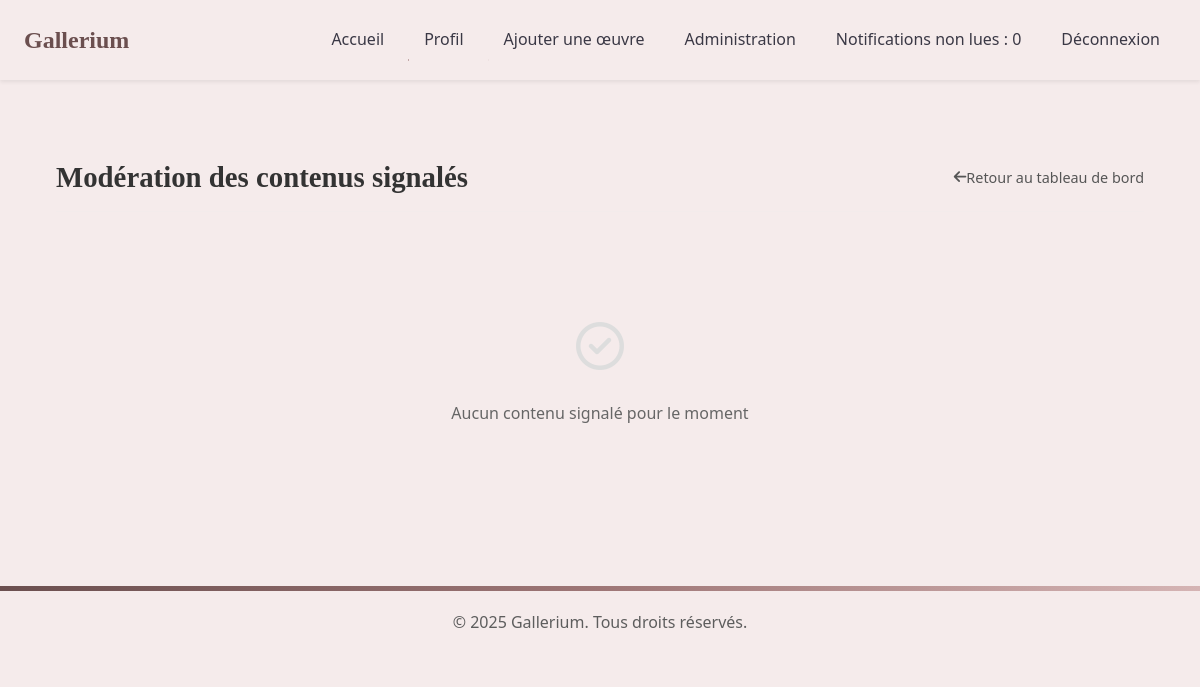
Before: /admin/moderation (signed in) with the older database file.
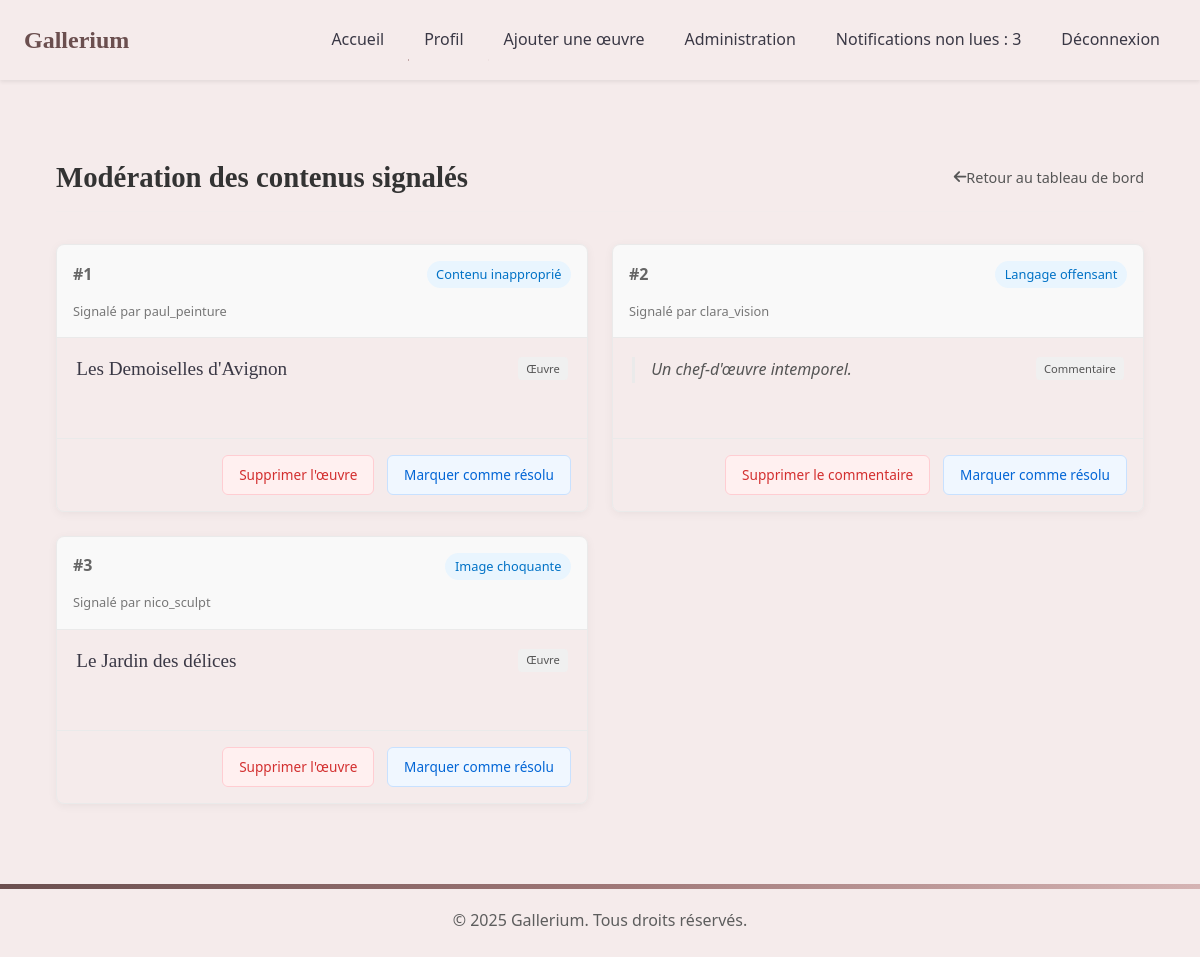
After: the same page with the newer database file.
### app/models.py (models this page shows)
class Report(db.Model):
    id = db.Column(db.Integer, primary_key=True)
    reason = db.Column(db.Text, nullable=False)
    artwork_id = db.Column(db.Integer, db.ForeignKey('artwork.id'), nullable=True)
    comment_id = db.Column(db.Integer, db.ForeignKey('comment.id'), nullable=True)
    user_id = db.Column(db.Integer, db.ForeignKey('user.id'), nullable=False)
    created_at = db.Column(db.DateTime, default=db.func.current_timestamp())
    resolved = db.Column(db.Boolean, default=False)
    user = db.relationship('User', backref=db.backref('reports', lazy=True))
    artwork = db.relationship('Artwork', backref=db.backref('reports', lazy=True))
    comment = db.relationship('Comment', backref=db.backref('reports', lazy=True))

class User(UserMixin, db.Model):
    id = db.Column(db.Integer, primary_key=True)
    username = db.Column(db.String(64), unique=True, nullable=False)
    email = db.Column(db.String(120), unique=True, nullable=False)
    password_hash = db.Column(db.String(128), nullable=False)
    bio = db.Column(db.Text)
    avatar = db.Column(db.String(128))
    is_admin = db.Column(db.Boolean, default=False)

class Artwork(db.Model):
    id = db.Column(db.Integer, primary_key=True)
    title = db.Column(db.String(128), nullable=False)
    description = db.Column(db.Text, nullable=False)
    image_path = db.Column(db.String(128), nullable=False)
    emotion_target = db.Column(db.String(64), nullable=False)
    emotion_detected = db.Column(db.String(64))  # Champ pour l'émotion détectée
    user_id = db.Column(db.Integer, db.ForeignKey('user.id'), nullable=False)
    created_at = db.Column(db.DateTime, default=datetime.utcnow, nullable=False)
    user = db.relationship('User', backref=db.backref('artworks', lazy=True))
    comments = db.relationship('Comment', backref='artwork', lazy=True)  # Nouvelle relation

class Comment(db.Model):
    id = db.Column(db.Integer, primary_key=True)
    content = db.Column(db.Text, nullable=False)
    artwork_id = db.Column(db.Integer, db.ForeignKey('artwork.id'), nullable=False)
    user_id = db.Column(db.Integer, db.ForeignKey('user.id'), nullable=False)
    user = db.relationship('User', backref=db.backref('comments', lazy=True))

### app/routes/admin.py (the view)
@bp.route('/moderation')
@login_required
@admin_required
def moderation():
    form = EmptyForm()
    reports = Report.query.filter_by(resolved=False).all()
    return render_template('admin/moderation.html', reports=reports, form=form)

### app/templates/admin/moderation.html (shortened to what this page needs)
{% extends "base.html" %}
{% block content %}
<div class="moderation-container">
    <header class="moderation-header">
        <div class="header-content">
            <h1>Modération des contenus signalés</h1>
            <a href="{{ url_for('admin.dashboard') }}" class="back-link">
                <i class="fas fa-arrow-left"></i> Retour au tableau de bord
            </a>
        </div>
        <hr>
    </header>
    <div class="reports-section">
        {% if reports %}
            <div class="reports-grid">
                {% for report in reports %}
                    <article class="report-card">
                        <div class="report-card-header">
                            <span class="report-number">#{{ loop.index }}</span>
                            <span class="report-reason">{{ report.reason }}</span>
                            <span class="report-author">Signalé par {{ report.user.username }}</span>
                        </div>
                        <div class="report-card-body">
                            {% if report.artwork %}
                                <div class="reported-content">
                                    <h3 class="content-title">{{ report.artwork.title }}</h3>
                                    <span class="content-badge">Œuvre</span>
                                </div>
                            {% elif report.comment %}
                                <div class="reported-content">
                                    <blockquote class="comment-content">{{ report.comment.content }}</blockquote>
                                    <span class="content-badge">Commentaire</span>
                                </div>
                            {% endif %}
                        </div>
                        <div class="report-card-actions">
                            {% if report.artwork %}
                                <form method="POST" action="{{ url_for('admin.delete_artwork', artwork_id=report.artwork.id) }}" class="action-form">
                                    <button type="submit" class="btn-delete">Supprimer l'œuvre</button>
                                </form>
                            {% elif report.comment %}
                                <form method="POST" action="{{ url_for('admin.delete_comment', comment_id=report.comment.id) }}" class="action-form">
                                    <button type="submit" class="btn-delete">Supprimer le commentaire</button>
                                </form>
                            {% endif %}
                            <form method="POST" action="{{ url_for('admin.resolve_report', report_id=report.id) }}" class="action-form">
                                <button type="submit" class="btn-resolve">Marquer comme résolu</button>
                            </form>
                        </div>
                    </article>
                {% endfor %}
            </div>
        {% else %}
            <div class="empty-state">
                <div class="empty-icon">
                    <i class="far fa-check-circle"></i>
                </div>
                <p>Aucun contenu signalé pour le moment</p>
            </div>
        {% endif %}
    </div>
</div>
{% endblock %}

Changed rows visible on the page:
added Report: reason "Contenu inapproprié", user.username "paul_peinture", artwork "Les Demoiselles d'Avignon"
added Report: reason "Langage offensant", user.username "clara_vision", comment.content "Un chef-d'œuvre intemporel."
added Report: reason "Image choquante", user.username "nico_sculpt", artwork "Le Jardin des délices"
Other visible differences:
{{ unread_count }}: "0" → "3"
text no longer shown: "Aucun contenu signalé pour le moment"
